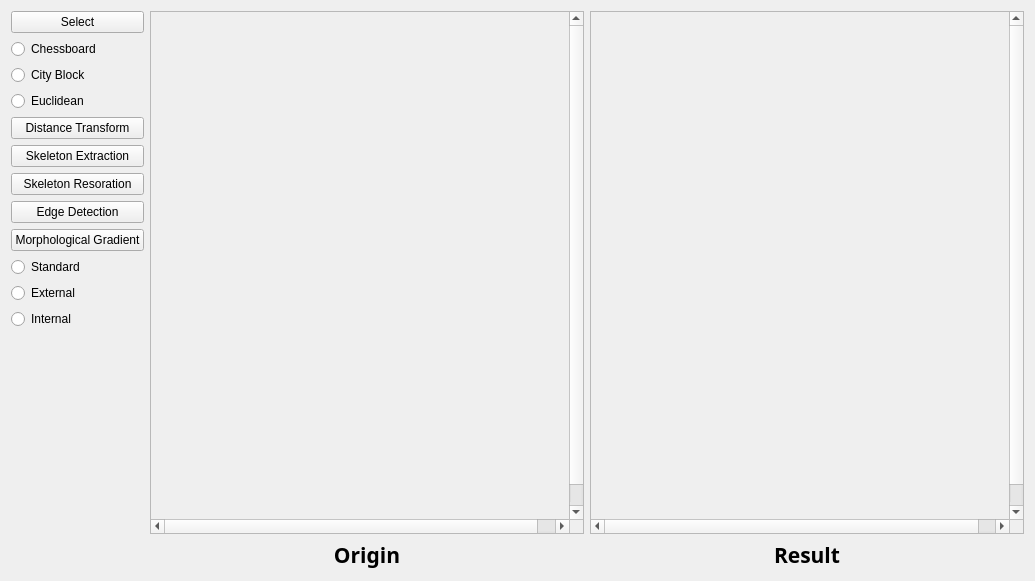
<?xml version="1.0" encoding="UTF-8"?>
<ui version="4.0">
 <class>other</class>
 <widget class="QWidget" name="other">
  <property name="geometry">
   <rect>
    <x>0</x>
    <y>0</y>
    <width>1035</width>
    <height>581</height>
   </rect>
  </property>
  <property name="windowTitle">
   <string>Form</string>
  </property>
  <layout class="QHBoxLayout" name="horizontalLayout">
   <item>
    <layout class="QVBoxLayout" name="verticalLayout">
     <item>
      <widget class="QPushButton" name="selecttButton">
       <property name="text">
        <string>Select</string>
       </property>
      </widget>
     </item>
     <item>
      <widget class="QRadioButton" name="chessButton">
       <property name="text">
        <string>Chessboard</string>
       </property>
      </widget>
     </item>
     <item>
      <widget class="QRadioButton" name="crossButton">
       <property name="text">
        <string>City Block</string>
       </property>
      </widget>
     </item>
     <item>
      <widget class="QRadioButton" name="euclideanButton">
       <property name="text">
        <string>Euclidean</string>
       </property>
      </widget>
     </item>
     <item>
      <widget class="QPushButton" name="distanceButton">
       <property name="text">
        <string>Distance Transform</string>
       </property>
      </widget>
     </item>
     <item>
      <widget class="QPushButton" name="skeletButton">
       <property name="text">
        <string>Skeleton Extraction</string>
       </property>
      </widget>
     </item>
     <item>
      <widget class="QPushButton" name="restButton">
       <property name="text">
        <string>Skeleton Resoration</string>
       </property>
      </widget>
     </item>
     <item>
      <widget class="QPushButton" name="edgeButton">
       <property name="text">
        <string>Edge Detection</string>
       </property>
      </widget>
     </item>
     <item>
      <widget class="QPushButton" name="gradientButton">
       <property name="text">
        <string>Morphological Gradient</string>
       </property>
      </widget>
     </item>
     <item>
      <widget class="QRadioButton" name="standardButton">
       <property name="text">
        <string>Standard</string>
       </property>
      </widget>
     </item>
     <item>
      <widget class="QRadioButton" name="externalButton">
       <property name="text">
        <string>External</string>
       </property>
      </widget>
     </item>
     <item>
      <widget class="QRadioButton" name="internalButton">
       <property name="text">
        <string>Internal</string>
       </property>
      </widget>
     </item>
     <item>
      <spacer name="verticalSpacer">
       <property name="orientation">
        <enum>Qt::Vertical</enum>
       </property>
       <property name="sizeHint" stdset="0">
        <size>
         <width>20</width>
         <height>40</height>
        </size>
       </property>
      </spacer>
     </item>
    </layout>
   </item>
   <item>
    <layout class="QGridLayout" name="gridLayout">
     <item row="0" column="1">
      <widget class="QScrollArea" name="grayArea">
       <property name="widgetResizable">
        <bool>false</bool>
       </property>
       <property name="alignment">
        <set>Qt::AlignCenter</set>
       </property>
       <widget class="QWidget" name="scrollAreaWidgetContents">
        <property name="geometry">
         <rect>
          <x>0</x>
          <y>0</y>
          <width>437</width>
          <height>530</height>
         </rect>
        </property>
       </widget>
      </widget>
     </item>
     <item row="1" column="1">
      <widget class="QLabel" name="label_2">
       <property name="font">
        <font>
         <family>Adobe Arabic</family>
         <pointsize>16</pointsize>
         <weight>75</weight>
         <bold>true</bold>
        </font>
       </property>
       <property name="text">
        <string>Result</string>
       </property>
       <property name="alignment">
        <set>Qt::AlignCenter</set>
       </property>
      </widget>
     </item>
     <item row="0" column="0">
      <widget class="QScrollArea" name="oriArea">
       <property name="widgetResizable">
        <bool>false</bool>
       </property>
       <property name="alignment">
        <set>Qt::AlignCenter</set>
       </property>
       <widget class="QWidget" name="scrollAreaWidgetContents_3">
        <property name="geometry">
         <rect>
          <x>0</x>
          <y>0</y>
          <width>438</width>
          <height>530</height>
         </rect>
        </property>
       </widget>
      </widget>
     </item>
     <item row="1" column="0">
      <widget class="QLabel" name="label">
       <property name="font">
        <font>
         <family>Adobe Arabic</family>
         <pointsize>16</pointsize>
         <weight>75</weight>
         <bold>true</bold>
        </font>
       </property>
       <property name="text">
        <string>Origin</string>
       </property>
       <property name="alignment">
        <set>Qt::AlignCenter</set>
       </property>
      </widget>
     </item>
    </layout>
   </item>
  </layout>
 </widget>
 <resources/>
 <connections/>
</ui>
